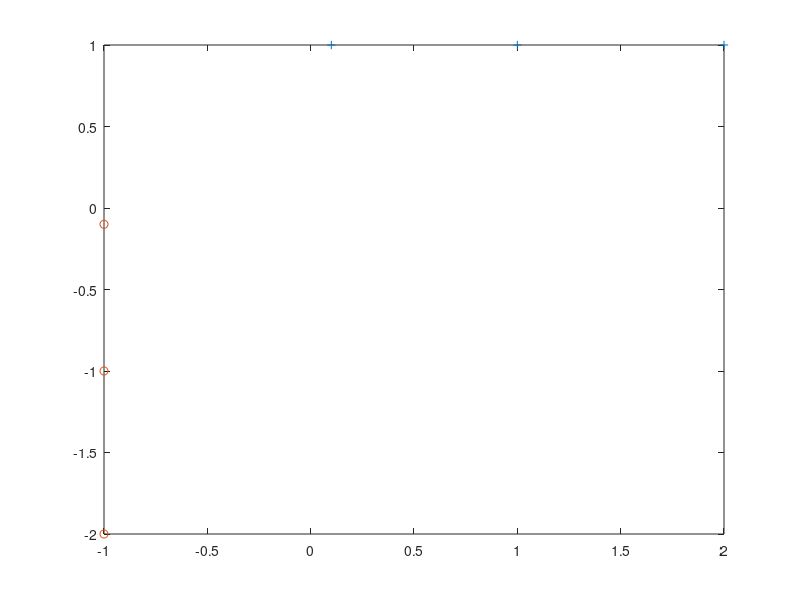

Recreate this plot in MATLAB. (Note: this script raises an error after producing the figure.)
input = load('6pointsinputs.txt');
output = load('6pointsoutputs.txt');
input(:,3) = output;
positive = input(input(:,3)==1,:);
negative = input(input(:,3)==-1,:);
figure;
plot(positive(:,1),positive(:,2) ,'+');
hold on;
plot(negative(:,1),negative(:,2) ,'o');
ax = gca;
ax.XAxisLocation = 'origin';
ax.YAxisLocation = 'origin';
legend('Positive Classification', 'Negative Classification');
title('Plot of Input Vectors and Expected Classification');
xlim([-3,3]);
ylim([-3,3]);